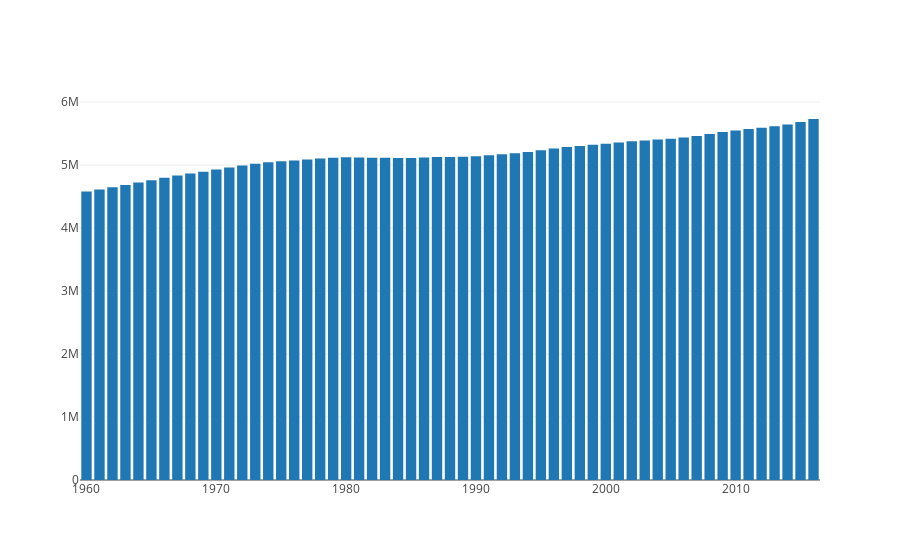

The cell this chart's notebook holds for it:
### Code cell
from plotly.offline import download_plotlyjs, init_notebook_mode, plot,iplot
init_notebook_mode(connected=True)
from plotly import graph_objs 

data = [graph_objs.Bar(x=years, y=population)]

iplot(data)
